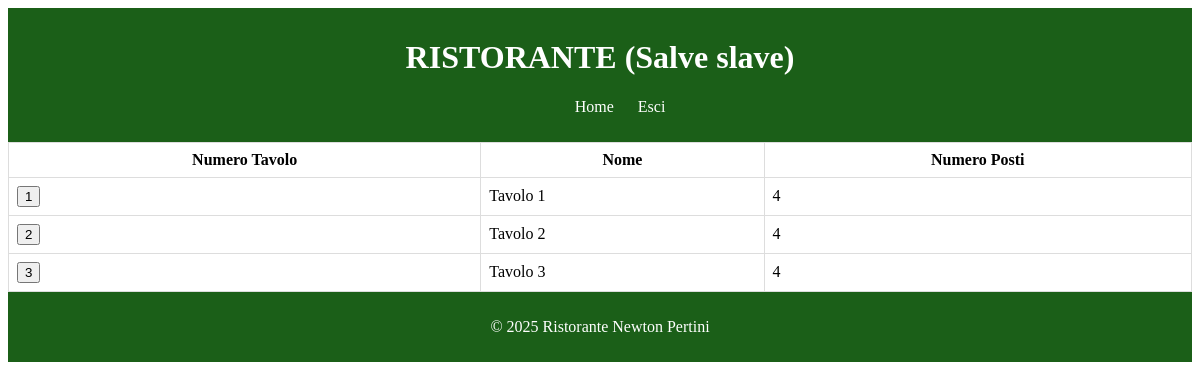
The app's page /listaTavoli.php (signed in) with its own data.
### tables this page shows
CREATE TABLE `tavoli` (
  `numero` int(11),
  `nome` varchar(255) NOT NULL,
  `numeroPosti` int(11) NOT NULL,
  PRIMARY KEY (`numero`)
);

### listaTavoli.php (the view, shortened to what this page needs)
<?php
    $con = mysqli_connect('127.0.0.1', 'root', '', 'ristorante');
    $query = "SELECT * FROM tavoli";
    $tavoli = mysqli_query($con, $query);
?>
<!DOCTYPE html>
<html lang="en">
<head>
    <link rel="stylesheet" href="style.css">
</head>
<body>
    <?php
    require_once('headerUtente.php');
    ?>
    <main>
        <table>
            <tr>
                <th>Numero Tavolo</th>
                <th>Nome</th>
                <th>Numero Posti</th>
            </tr>
            <?php
                $tavolo = mysqli_fetch_assoc($tavoli);
                while($tavolo != null){
                    echo "<tr>";
                    echo "<td>
                    <form method='POST' action='visualizzaOrdine.php'>
                        <input type='hidden' name='numeroTavolo' value='$tavolo[numero]'>
                        <button type='submit' name='verbo' value='visualizzaOrdine'>
                            $tavolo[numero]
                        </button>
                    </form></td>";
                    echo "<td>" . $tavolo['nome'] . "</td>";
                    echo "<td>" . $tavolo['numeroPosti']. "</td>";
                    echo "</tr>";
                    $tavolo = mysqli_fetch_assoc($tavoli);
                }
            ?>
        </table>
    </main>
    <?php
        require_once('footer.php');
    ?>
</body>
</html>

### style.css (style rules this page uses)
table { width: 100%; border-collapse: collapse; border: 1px solid #ddd; }
table th, table td { border: 1px solid #ddd; padding: 8px; }

### records on screen
tavoli: numero "1", nome "Tavolo 1", numeroPosti "4"
tavoli: numero "2", nome "Tavolo 2", numeroPosti "4"
tavoli: numero "3", nome "Tavolo 3", numeroPosti "4"

### other values on screen
$_SESSION[username] "slave"
